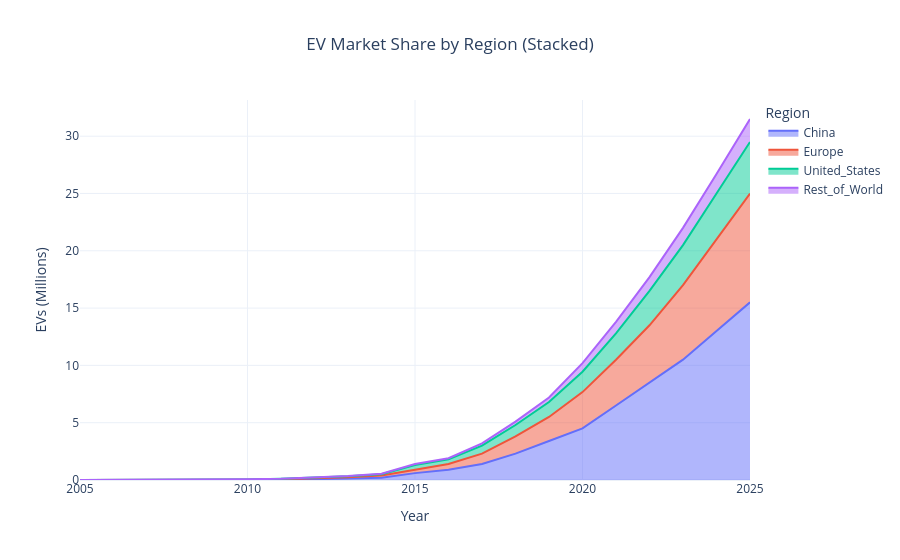

The notebook cell saved with this chart:
### Markdown cell above
## Interactive EV Adoption Visualization

### Code cell
# Highlight China growth vs rest
fig = px.area(
    ev_df,
    x="Year",
    y=["China","Europe","United_States","Rest_of_World"],
    labels={"value":"EVs (Millions)", "variable":"Region"},
    title="EV Market Share by Region (Stacked)"
)
fig.update_layout(template="plotly_white", title_x=0.5)
fig.show()

### Figure 1 — Plotly figure (JSON) as saved in the notebook; plotly's stock layout.template omitted (floating-point values rounded to 4 significant figures)
{"data": [{"fillpattern": {"shape": ""}, "hovertemplate": "Region=China<br>Year=%{x}<br>EVs (Millions)=%{y}<extra></extra>", "legendgroup": "China", "line": {"color": "#636efa"}, "marker": {"symbol": "circle"}, "mode": "lines", "name": "China", "orientation": "v", "showlegend": true, "stackgroup": "1", "type": "scatter", "x": [2005, 2006, 2007, 2008, 2009, 2010, 2011, 2012, 2013, 2014, 2015, 2016, 2017, 2018, 2019, 2020, 2021, 2022, 2023, 2024, 2025], "xaxis": "x", "y": [0.0, 0.0, 0.0, 0.0, 0.01, 0.01, 0.03, 0.07, 0.12, 0.2, 0.6, 0.9, 1.4, 2.3, 3.4, 4.51, 6.5, 8.5, 10.5, 13.0, 15.5], "yaxis": "y"}, {"fillpattern": {"shape": ""}, "hovertemplate": "Region=Europe<br>Year=%{x}<br>EVs (Millions)=%{y}<extra></extra>", "legendgroup": "Europe", "line": {"color": "#EF553B"}, "marker": {"symbol": "circle"}, "mode": "lines", "name": "Europe", "orientation": "v", "showlegend": true, "stackgroup": "1", "type": "scatter", "x": [2005, 2006, 2007, 2008, 2009, 2010, 2011, 2012, 2013, 2014, 2015, 2016, 2017, 2018, 2019, 2020, 2021, 2022, 2023, 2024, 2025], "xaxis": "x", "y": [0.0, 0.0, 0.0, 0.0, 0.01, 0.02, 0.04, 0.08, 0.13, 0.2, 0.3, 0.5, 0.9, 1.5, 2.1, 3.16, 4.0, 5.0, 6.5, 8.0, 9.5], "yaxis": "y"}, {"fillpattern": {"shape": ""}, "hovertemplate": "Region=United_States<br>Year=%{x}<br>EVs (Millions)=%{y}<extra></extra>", "legendgroup": "United_States", "line": {"color": "#00cc96"}, "marker": {"symbol": "circle"}, "mode": "lines", "name": "United_States", "orientation": "v", "showlegend": true, "stackgroup": "1", "type": "scatter", "x": [2005, 2006, 2007, 2008, 2009, 2010, 2011, 2012, 2013, 2014, 2015, 2016, 2017, 2018, 2019, 2020, 2021, 2022, 2023, 2024, 2025], "xaxis": "x", "y": [0.0, 0.0, 0.0, 0.0, 0.01, 0.02, 0.03, 0.05, 0.07, 0.1, 0.4, 0.4, 0.7, 1.0, 1.3, 1.78, 2.3, 3.0, 3.5, 4.0, 4.5], "yaxis": "y"}, {"fillpattern": {"shape": ""}, "hovertemplate": "Region=Rest_of_World<br>Year=%{x}<br>EVs (Millions)=%{y}<extra></extra>", "legendgroup": "Rest_of_World", "line": {"color": "#ab63fa"}, "marker": {"symbol": "circle"}, "mode": "lines", "name": "Rest_of_World", "orientation": "v", "showlegend": true, "stackgroup": "1", "type": "scatter", "x": [2005, 2006, 2007, 2008, 2009, 2010, 2011, 2012, 2013, 2014, 2015, 2016, 2017, 2018, 2019, 2020, 2021, 2022, 2023, 2024, 2025], "xaxis": "x", "y": [0.0, 0.0, 0.0, 0.0, 0.0, 0.01, 0.01, 0.02, 0.03, 0.05, 0.1, 0.1, 0.2, 0.3, 0.4, 0.75, 1.0, 1.2, 1.5, 1.7, 2.0], "yaxis": "y"}], "layout": {"legend": {"title": {"text": "Region"}, "tracegroupgap": 0}, "title": {"text": "EV Market Share by Region (Stacked)", "x": 0.5}, "xaxis": {"anchor": "y", "domain": [0, 1], "title": {"text": "Year"}}, "yaxis": {"anchor": "x", "domain": [0, 1], "title": {"text": "EVs (Millions)"}}}}
